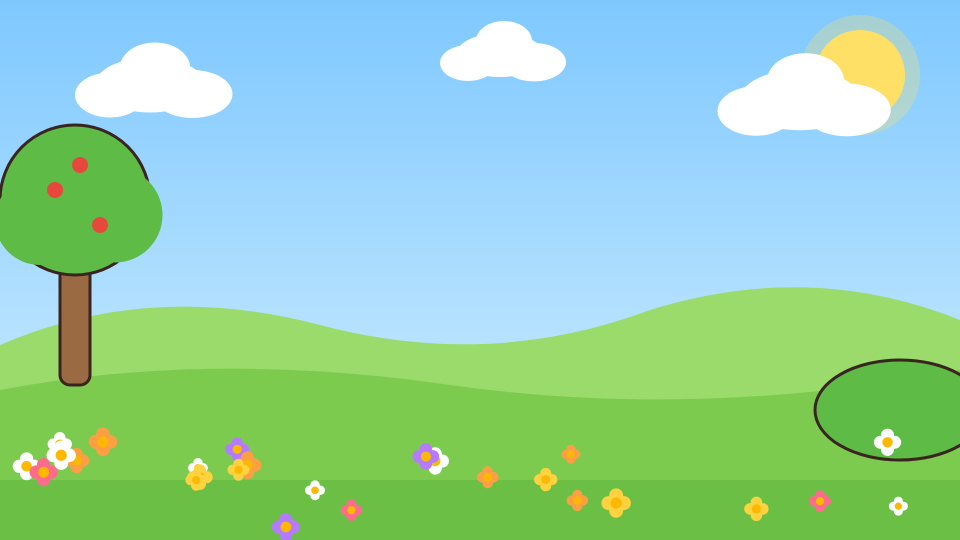
#> input picture ep01-fruits/art/bg.png, 1920 x 1080 px, found by its file name (shown at 1/2 size)
$ python render.py ../ep01-fruits/art/bg.png ../ep01-fruits/art/bg_vertical.png
#> lines starting #> are read from the running program, lines starting #| are printed output that depends on the picture
"""Animate episode 1 from timeline.json + character layers + art.

python render.py frames N1,N2,...   -> preview PNGs
python render.py video OUT.mp4      -> silent 1920x1080 30fps video (parallel)
"""
import json, math, os, subprocess, sys, wave, pathlib, random
from multiprocessing import Pool
import numpy as np
import script as EP
from PIL import Image, ImageDraw, ImageFont

HERE = pathlib.Path(__file__).resolve().parent
KIT = HERE.parent / "characters" / "layers"
FPS = 30
VERTICAL = os.environ.get("LAYOUT") == "vertical"          # Shorts: 1080x1920
LAYOUTS = {
    False: dict(W=1920, H=1080, cx=960, fruit_y=400, fruit=430, label_y=800, label_w=760, label_max=150,
                prompt_y=60, feet=1050, gul_x=340, mishu_x=1580, bg="bg.png"),
    True: dict(W=1080, H=1920, cx=540, fruit_y=720, fruit=500, label_y=1075, label_w=720, label_max=160,
               prompt_y=360, feet=1880, gul_x=300, mishu_x=780, bg="bg_vertical.png", S=0.40),
}
L = LAYOUTS[VERTICAL]
W, H = L["W"], L["H"]
S = L.get("S", 0.46)                       # layer scale: 1200x2000 -> 552x920 (landscape)
FONT = "C:/Windows/Fonts/seguibl.ttf"
INK = (58, 36, 32)
RAINBOW = [(255, 77, 109), (255, 159, 28), (255, 200, 40), (59, 193, 74), (46, 168, 255), (155, 93, 229)]

CHAR = {
    "gul": dict(outfit=EP.OUTFITS["gul"], x=L["gul_x"], pivot=(396, 526), girl=False, phase=0.0),
    "misheal": dict(outfit=EP.OUTFITS["misheal"], x=L["mishu_x"], pivot=(388, 526), girl=True, phase=1.7),
}
SPEAKER_ID = {"gul": "gul", "mishu": "misheal"}
G = {}


# ----------------------------------------------------------------- loading
def load_layers(name):
    d = {}
    for p in (KIT / name).glob("*.png"):
        im = Image.open(p)
        d[p.stem] = im.resize((int(im.width * S), int(im.height * S)), Image.LANCZOS)
    return d


def envelope(wav_path):
    with wave.open(str(wav_path)) as w:
        sr = w.getframerate()
        x = np.frombuffer(w.readframes(w.getnframes()), np.int16).astype(np.float32) / 32768
    hop = sr // FPS
    n = len(x) // hop + 1
    rms = np.array([np.sqrt(np.mean(x[i * hop:(i + 1) * hop] ** 2) + 1e-12) for i in range(n)])
    ref = np.percentile(rms, 90) + 1e-6
    return np.clip(rms / ref, 0, 1.5)


def init():
    tl = json.load(open(HERE / "timeline.json"))
#> (reads ep02-colours/timeline.json from the repository)
    G["beats"], G["total"] = tl["beats"], tl["total"]
    G["layers"] = {n: load_layers(n) for n in CHAR}
    G["bg"] = Image.open(HERE / "art" / L["bg"]).convert("RGBA")
    G["fruit"] = {p.stem[6:]: Image.open(p) for p in (HERE / "art").glob("fruit_*.png")}
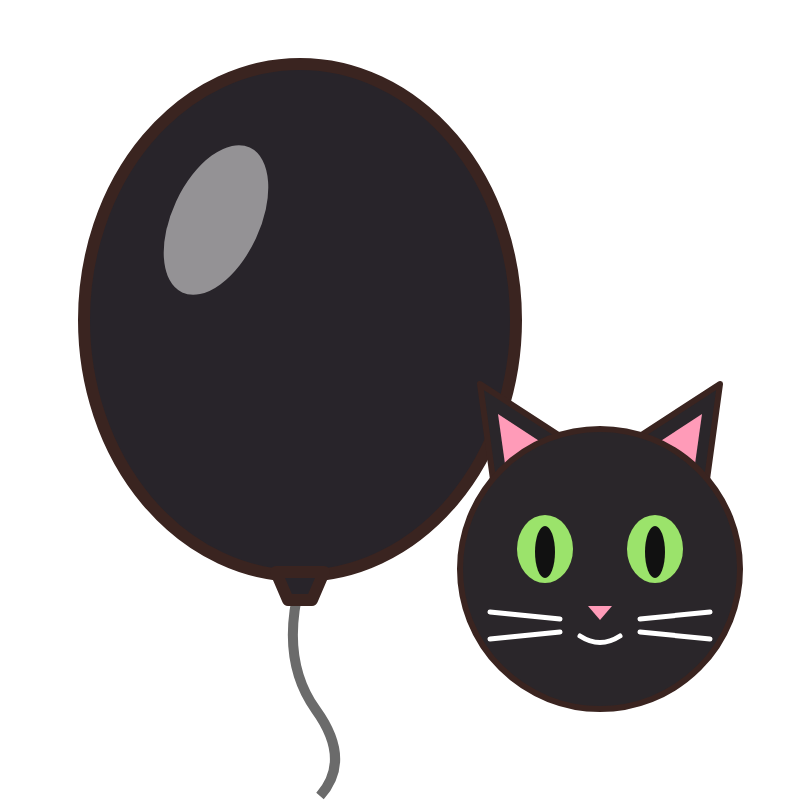
#> input picture ep02-colours/art/fruit_black.png, 800 x 800 px
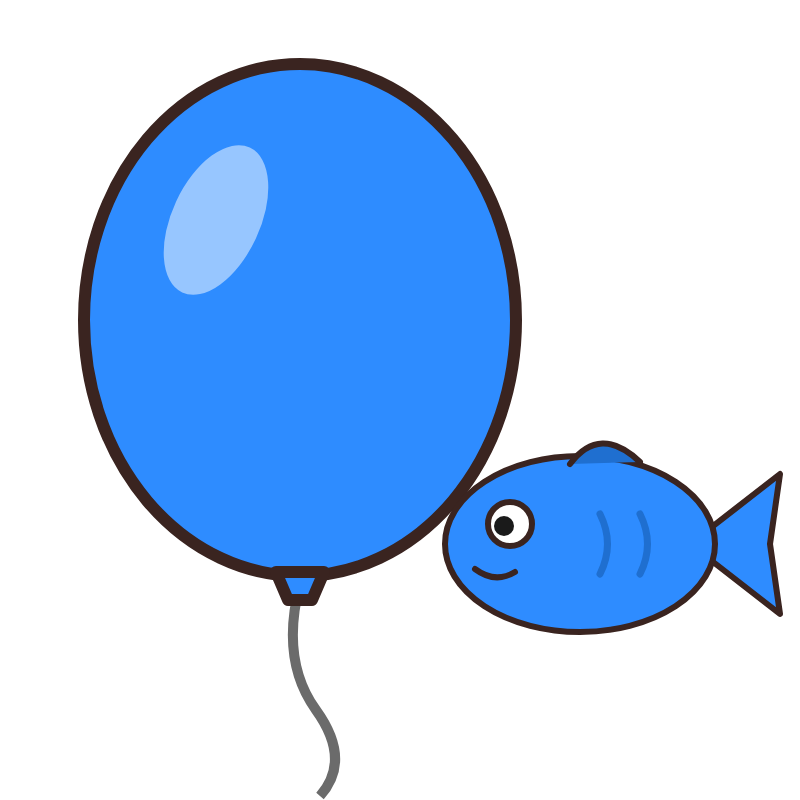
#> input picture ep02-colours/art/fruit_blue.png, 800 x 800 px
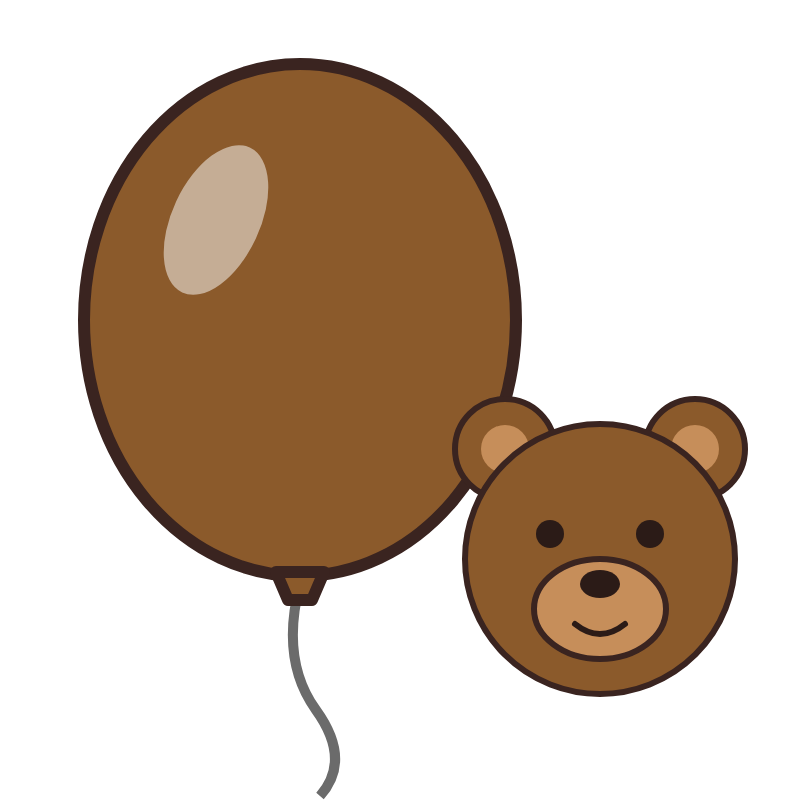
#> input picture ep02-colours/art/fruit_brown.png, 800 x 800 px
    G["env"] = {b["wav"]: envelope(HERE / "audio" / b["wav"]) for b in G["beats"] if "wav" in b}
    G["fonts"] = {}
    G["cache"] = {}
    # blink schedule per character
    rnd = random.Random(7)
    G["blinks"] = {}
    for n in CHAR:
        t, bl = 1.0, []
        while t < G["total"] + 5:
            bl.append(t)
            t += rnd.uniform(2.8, 5.0)
        G["blinks"][n] = bl
    # derived spans
    B = G["beats"]
    spans = dict(fruit=[], label=[], spell=[], prompt=[], stars=[], wave=[], happy=[], speak=[])
    cur = None
    for i, b in enumerate(B):
        t0, t1 = b["t"], b["t"] + b["dur"]
        if "fruit_in" in b:
            cur = dict(key=b["fruit_in"], tin=t0, tout=None, label=None, name=None, spell=None)
            spans["fruit"].append(cur)
        if "label" in b and cur:
            cur["label"], cur["name"] = t0, b["label"]
        if "spell" in b and cur:
            cur["spell"] = t0
        if "fruit_out" in b and cur:
            cur["tout"] = t0
        if b.get("prompt"):
            spans["prompt"].append((t0, t1))
        if b.get("stars"):
            spans["stars"].append(t0)
        if "wave" in b:
            spans["wave"].append((SPEAKER_ID[b["wave"]], t0 - 0.2, t1 + 0.6))
        if "eyes_closed" in b:
            spans["happy"].append((SPEAKER_ID[b["eyes_closed"]], t0, t1))
        if "wav" in b:
            spans["speak"].append((SPEAKER_ID[b["who"]], t0, t1, b["wav"]))
        if b.get("recap"):
            G["recap_t"] = t0
        if b.get("recap_walk"):
            G["recap_walk"] = (t0, t1)
        if b.get("scene") == "outro":
            G["outro_t"] = t0
    G["spans"] = spans
    G["intro_end"] = B[3]["t"]


# [220 lines left out: functions font, ease_back, rainbow_text, plain_text, star, char_state and 2 more, not called in this run]


def worker_init():
    init()


# [10 lines left out: function render_chunk, not called in this run]


if __name__ == "__main__":
    if sys.argv[1] == "frames":
        init()
        for f in [int(x) for x in sys.argv[2].split(",")]:
            render_frame(f).save(HERE / f"_f{f:05d}.png")
        print("total", G["total"])
    else:
#> (the run stopped early here; a loop or call above may not have finished)
